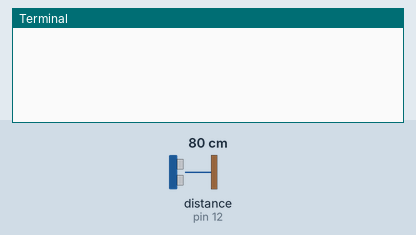
Recording of a program running on a simulated Raspberry Pi (header pin numbers). Parts: the last lines printed to the terminal. The inputs (shaded band) are chosen by the test bench; at power-on: distance to the obstacle (sensor on pin 12) 80 cm. The echo pulse lasts 58.3 µs per cm; the clock reads 2024-03-15 10:24:30 at power-on unless the program sets it.

Above: at 1.2 s.
1.3 s: distance to the obstacle (sensor on pin 12) set to 2 cm
At 2.6 s:
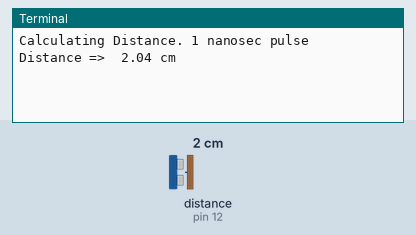
4.3 s: distance to the obstacle (sensor on pin 12) set to 4 cm
At 6.9 s:
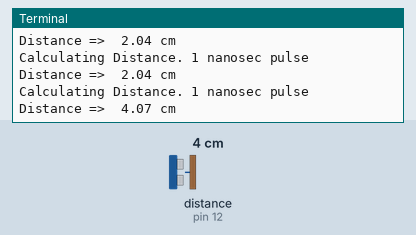
Timing chart, 0 to 8.4 s (numbered marks = the images above; inputs shaded):
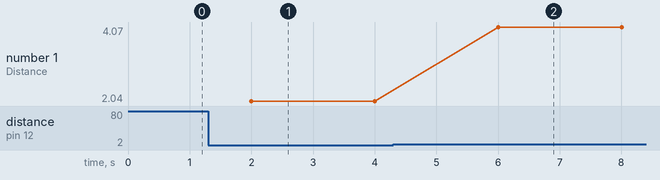

The program:

ultrasonic.py
```python
import RPi.GPIO as GPIO
import time

# Trig=11 초음파 신호 전송핀 번호 지정 및 출력지정
# Echo=12 초음파 수신하는 수신 핀 번호 지정 및 입력지정
def main():
    PinTrig=11
    PinEcho=12
    GPIO.setmode(GPIO.BOARD)
    GPIO.setup(PinTrig, GPIO.OUT)
    GPIO.setup(PinEcho, GPIO.IN)

    startTime=0
    stopTime=0
    while True:
        GPIO.output(PinTrig, False)
        time.sleep(2)

        print ('Calculating Distance. 1 nanosec pulse')
        GPIO.output(PinTrig, True)
        time.sleep(0.00001)
        GPIO.output(PinTrig, False)

        while GPIO.input(PinEcho) == 0:
            startTime = time.time()
        while GPIO.input(PinEcho) == 1:
            stopTime = time.time()

        Time_interval= stopTime - startTime
        Distance = Time_interval * 17000
        Distance = round(Distance, 2)

        print ('Distance => ', Distance, 'cm')

    GPIO.cleanup()

if __name__ == '__main__':
    main()
```

Measured:
- after the input at 1.3 s, the terminal: prints a new line after 0.70 s (image 1)
- after the input at 4.3 s, the terminal: prints a new line after 1.7 s (image 2)
- plotted number 1: 2.04 → 4.06 after the input at 4.3 s
